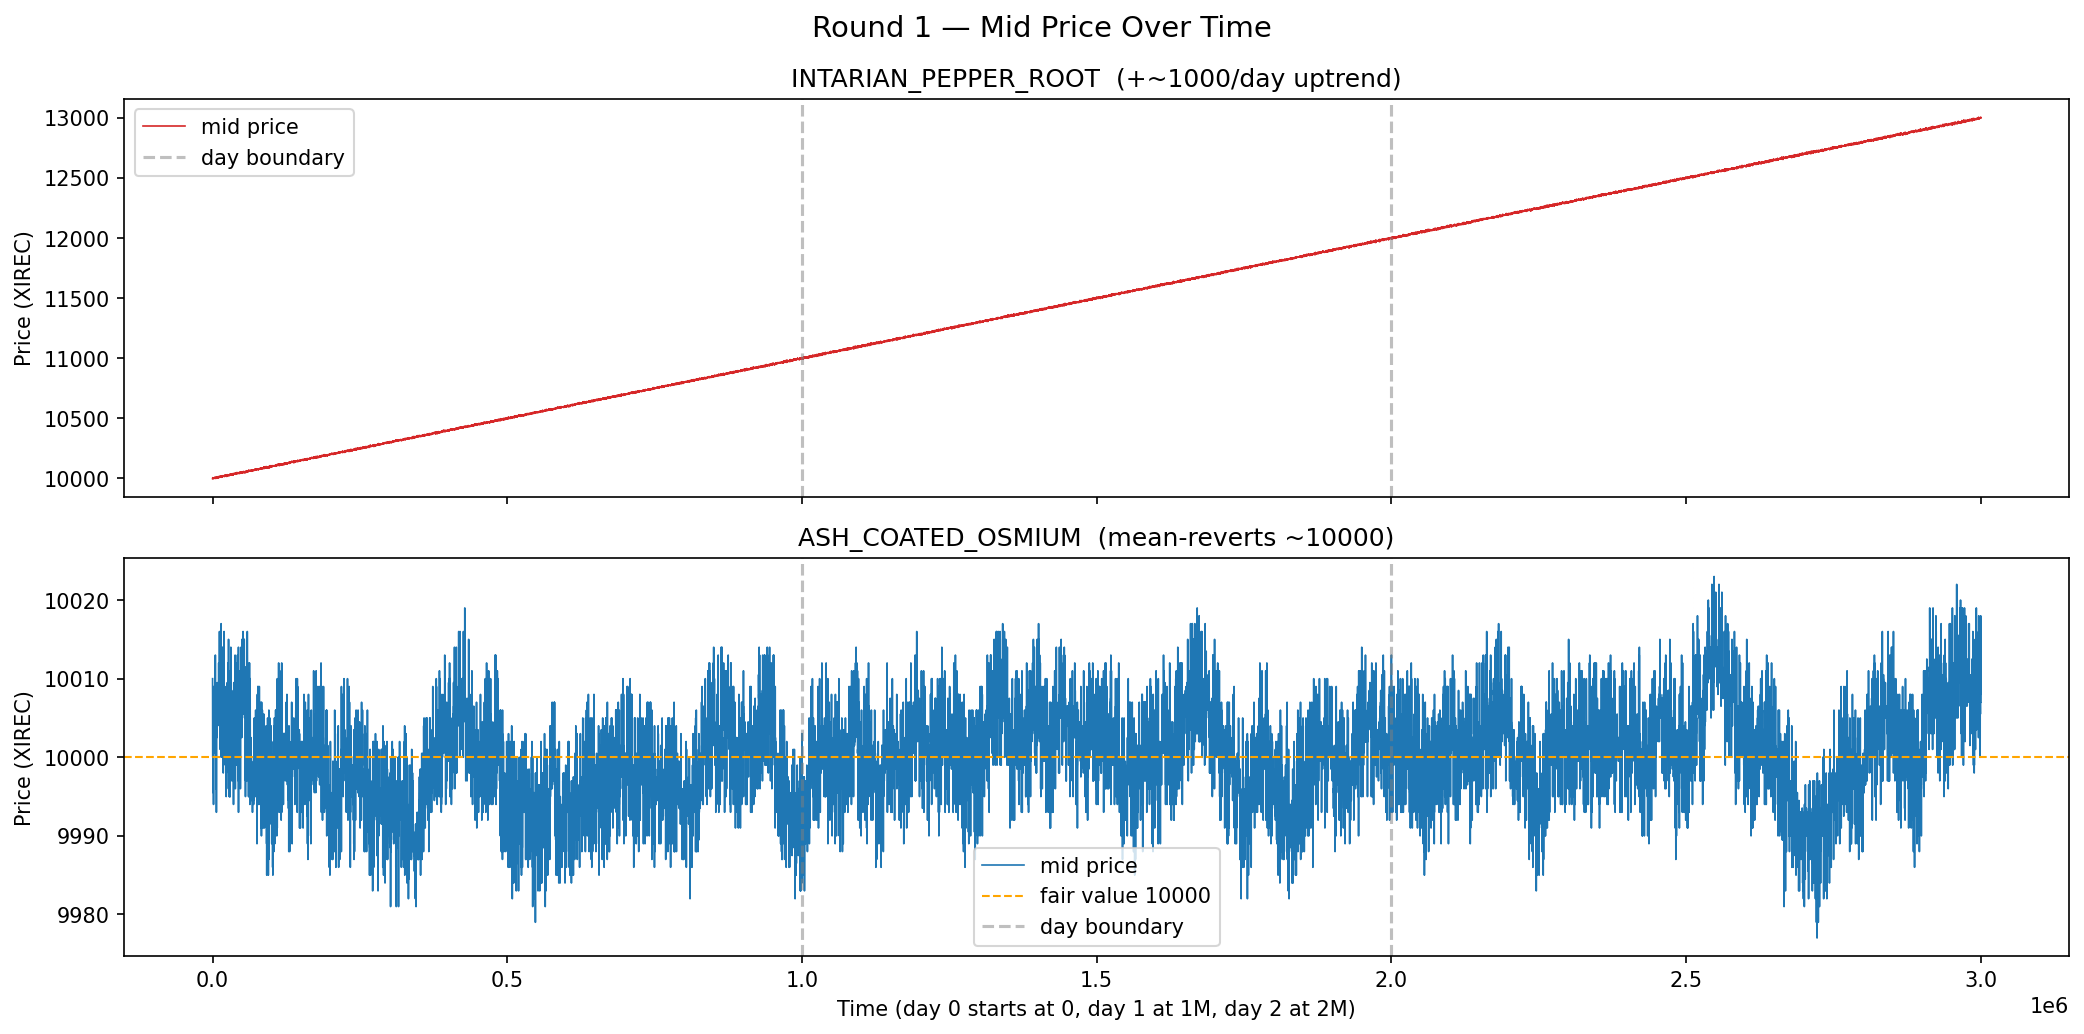

Here is the Python script that generated this plot:
from pathlib import Path
import pandas as pd
import matplotlib.pyplot as plt

DATA_DIR = Path("ROUND1")

frames = [pd.read_csv(p, sep=";") for p in sorted(DATA_DIR.glob("prices_round_1_day_*.csv"))]
df = pd.concat(frames, ignore_index=True)
df["t"] = (df["day"] - df["day"].min()) * 1_000_000 + df["timestamp"]

ipr = df[(df["product"] == "INTARIAN_PEPPER_ROOT") & (df["mid_price"] > 0)][["t","mid_price"]].drop_duplicates("t").sort_values("t")
aco = df[(df["product"] == "ASH_COATED_OSMIUM") & (df["mid_price"] > 0)][["t","mid_price"]].drop_duplicates("t").sort_values("t")

day_breaks = [1_000_000, 2_000_000]

fig, (ax1, ax2) = plt.subplots(2, 1, figsize=(14, 7), sharex=True)
fig.suptitle("Round 1 — Mid Price Over Time", fontsize=14)

ax1.plot(ipr["t"], ipr["mid_price"], color="#d62728", lw=0.8)
ax1.set_ylabel("Price (XIREC)")
ax1.set_title("INTARIAN_PEPPER_ROOT  (+~1000/day uptrend)")
for b in day_breaks:
    ax1.axvline(b, color="gray", ls="--", alpha=0.5, label="day boundary")
ax1.legend(["mid price", "day boundary"])

ax2.plot(aco["t"], aco["mid_price"], color="#1f77b4", lw=0.8)
ax2.set_ylabel("Price (XIREC)")
ax2.set_title("ASH_COATED_OSMIUM  (mean-reverts ~10000)")
ax2.axhline(10000, color="orange", ls="--", lw=1, label="fair value 10000")
for b in day_breaks:
    ax2.axvline(b, color="gray", ls="--", alpha=0.5)
ax2.legend(["mid price", "fair value 10000", "day boundary"])
ax2.set_xlabel("Time (day 0 starts at 0, day 1 at 1M, day 2 at 2M)")

plt.tight_layout()
plt.savefig("price_chart.png", dpi=150, bbox_inches="tight")
print("Saved to price_chart.png")
